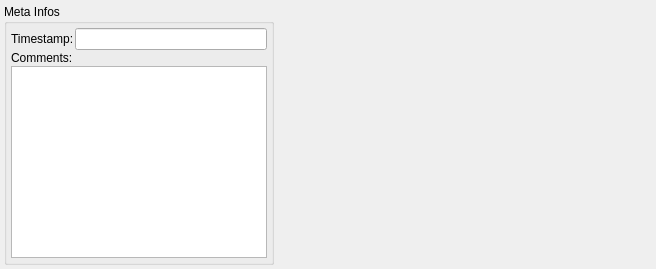
     <widget class="QWidget" name="tabMisc">
      <attribute name="title">
       <string>Misc</string>
      </attribute>
      <layout class="QGridLayout" name="gridLayout_18">
       <property name="leftMargin">
        <number>4</number>
       </property>
       <property name="topMargin">
        <number>4</number>
       </property>
       <property name="rightMargin">
        <number>4</number>
       </property>
       <property name="bottomMargin">
        <number>4</number>
       </property>
       <property name="spacing">
        <number>1</number>
       </property>
       <item row="0" column="0">
        <widget class="QGroupBox" name="groupBox_29">
         <property name="title">
          <string>Meta Infos</string>
         </property>
         <layout class="QGridLayout" name="gridLayout_17">
          <property name="leftMargin">
           <number>4</number>
          </property>
          <property name="topMargin">
           <number>4</number>
          </property>
          <property name="rightMargin">
           <number>4</number>
          </property>
          <property name="bottomMargin">
           <number>4</number>
          </property>
          <property name="spacing">
           <number>1</number>
          </property>
          <item row="0" column="0">
           <widget class="QLabel" name="label_9">
            <property name="text">
             <string>Timestamp:</string>
            </property>
           </widget>
          </item>
          <item row="0" column="1">
           <widget class="QLineEdit" name="editTimestamp">
            <property name="readOnly">
             <bool>true</bool>
            </property>
           </widget>
          </item>
          <item row="1" column="0" colspan="2">
           <widget class="QLabel" name="label_10">
            <property name="text">
             <string>Comments:</string>
            </property>
           </widget>
          </item>
          <item row="2" column="0" colspan="2">
           <widget class="QTextEdit" name="textComment"/>
          </item>
         </layout>
        </widget>
       </item>
       <item row="0" column="1">
        <spacer name="horizontalSpacer">
         <property name="orientation">
          <enum>Qt::Horizontal</enum>
         </property>
         <property name="sizeHint" stdset="0">
          <size>
           <width>378</width>
           <height>20</height>
          </size>
         </property>
        </spacer>
       </item>
      </layout>
     </widget>
